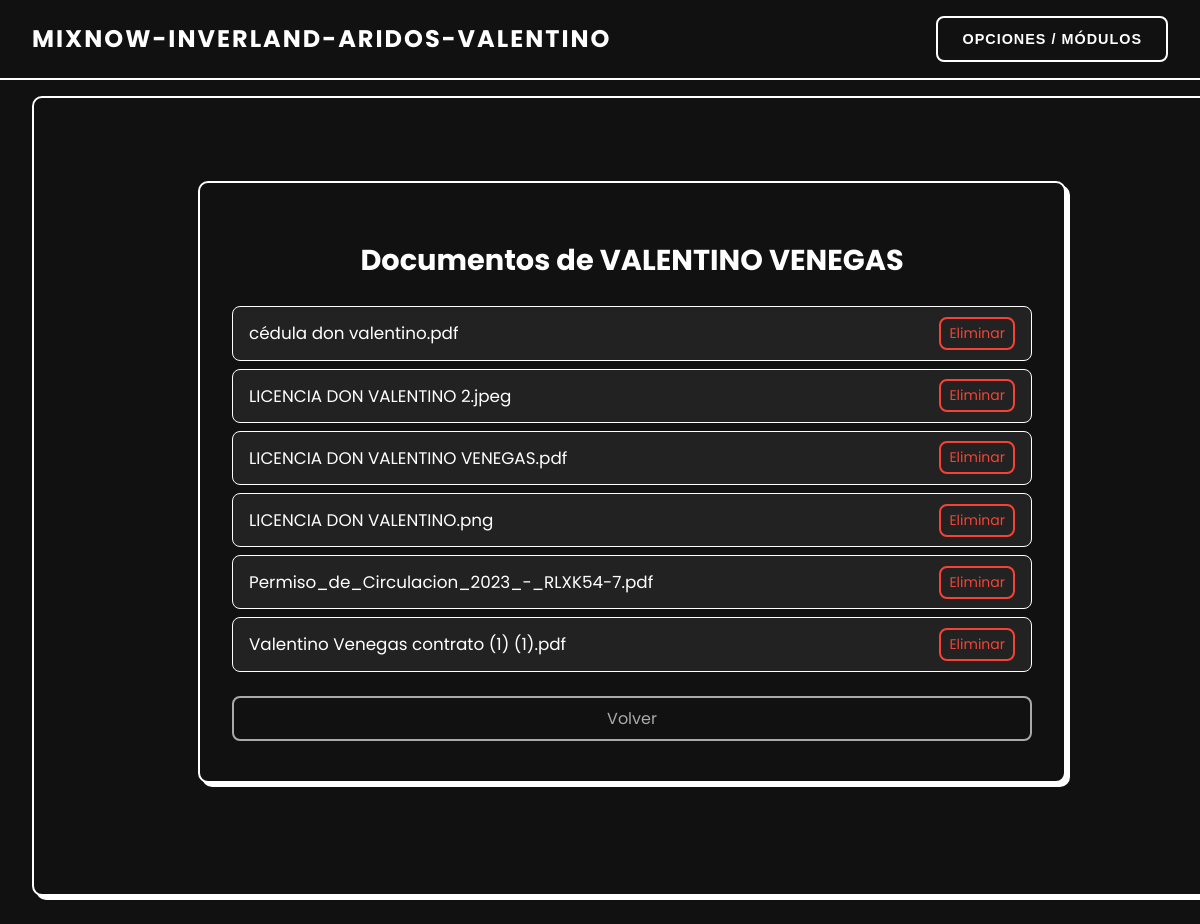
The page /trabajadores/15/documentos/ (signed in) on the database its author committed.
### app/models.py (models this page shows, shortened)
class Trabajadores(models.Model):
    nombre = models.CharField(max_length=100)
    empresa = models.ForeignKey(Empresas, on_delete=models.CASCADE, related_name='trabajadores')

class DocumentoTrabajador(models.Model):
    trabajador = models.ForeignKey(Trabajadores, on_delete=models.CASCADE, related_name='documentos')
    titulo = models.CharField(max_length=100)
    archivo = models.FileField(upload_to='pdfs/')

### app/views.py (the view)
# urls.py: path('trabajadores/<int:trabajador_id>/documentos/', views.documento_trabajador, name='documentos_trabajador'),
@user_passes_test(lambda u: u.is_superuser)
def documento_trabajador(request, trabajador_id):
    trabajador = Trabajadores.objects.get(id=trabajador_id)
    documentos = trabajador.documentos.all()
    return render(request, 'clientes/documentos_trabajador.html', {
        'trabajador': trabajador,
        'documentos': documentos
    })

### app/templates/clientes/documentos_trabajador.html (shortened to what this page needs)
{% extends "clientes/base.html" %}
{% block content %}
<div class="wrapper">
    <div class="card-lista">
        <h2 class="title">
             Documentos de {{ trabajador.nombre }}
        </h2>
        <ul class="document-list">
            {% if documentos %}
                {% for doc in documentos %}
                    <li class="document-item">
                        <a href="{{ doc.archivo.url }}" target="_blank" class="doc-link">
                             {{ doc.titulo }}
                        </a>
                        <form method="post" action="{% url 'eliminar_documento_trabajador' doc.id %}" class="delete-form" onsubmit="return confirm('¿Eliminar este documento?');">
                            <button type="submit" class="btn btn-danger">
                                 Eliminar
                            </button>
                        </form>
                    </li>
                {% endfor %}
            {% else %}
                <li class="document-item no-data">
                    No hay documentos para este trabajador.
                </li>
            {% endif %}
        </ul>
        <a href="{% url 'listar_trabajadores' trabajador.empresa.id %}" class="btn btn-secondary btn-full">
             Volver
        </a>
    </div>
</div>
{% endblock %}

### app/templates/clientes/documentos_trabajador.html (style rules this page uses)
.wrapper { display: flex; justify-content: center; align-items: center; padding: 2rem; font-family: 'Poppins', sans-serif; background-color: #111; min-height: 80vh; max-width: 105rem; margin: 0 auto; }
.card-lista { background-color: #111; border: 0.125rem solid #fff; border-radius: 0.625rem; padding: 2rem; box-shadow: 0.25rem 0.25rem #fff; color: #fff; max-width: 50rem; width: 100%; }
.title { font-size: 1.8rem; font-weight: 700; margin-bottom: 1.5rem; text-align: center; }
.document-list { list-style: none; padding: 0; margin-bottom: 1.5rem; }
.document-item { display: flex; justify-content: space-between; align-items: center; padding: 0.6rem 1rem; margin-bottom: 0.5rem; border: 0.0625rem solid #fff; border-radius: 0.5rem; background-color: #222; }
.doc-link { color: #fff; text-decoration: none; font-size: 1.05rem; }
.delete-form { margin: 0; }
.btn { padding: 0.5rem 1rem; border: 0.125rem solid #fff; border-radius: 0.5rem; color: #fff; background-color: transparent; cursor: pointer; text-decoration: none; transition: all 0.3s; font-family: 'Poppins', sans-serif; text-align: center; }
.btn-danger { border-color: #f44336; color: #f44336; font-size: 0.875rem; padding: 0.25rem 0.5rem; }
.btn-full { display: block; width: 100%; box-sizing: border-box; margin-bottom: 0.5rem; }
.btn-secondary { border-color: #aaa; color: #aaa; }

### app/templates/clientes/base.html (style rules this page uses)
html, body { overflow-x: hidden; box-sizing: border-box; }
body { margin: 0; font-family: 'Poppins', sans-serif; background-color: #111; color: #fff; }

### rows shown on the page
Trabajadores: nombre "VALENTINO VENEGAS"
DocumentoTrabajador: titulo "cédula don valentino.pdf"
DocumentoTrabajador: titulo "LICENCIA DON VALENTINO 2.jpeg"
DocumentoTrabajador: titulo "LICENCIA DON VALENTINO VENEGAS.pdf"
DocumentoTrabajador: titulo "LICENCIA DON VALENTINO.png"
DocumentoTrabajador: titulo "Permiso_de_Circulacion_2023_-_RLXK54-7.pdf"
DocumentoTrabajador: titulo "Valentino Venegas contrato (1) (1).pdf"
